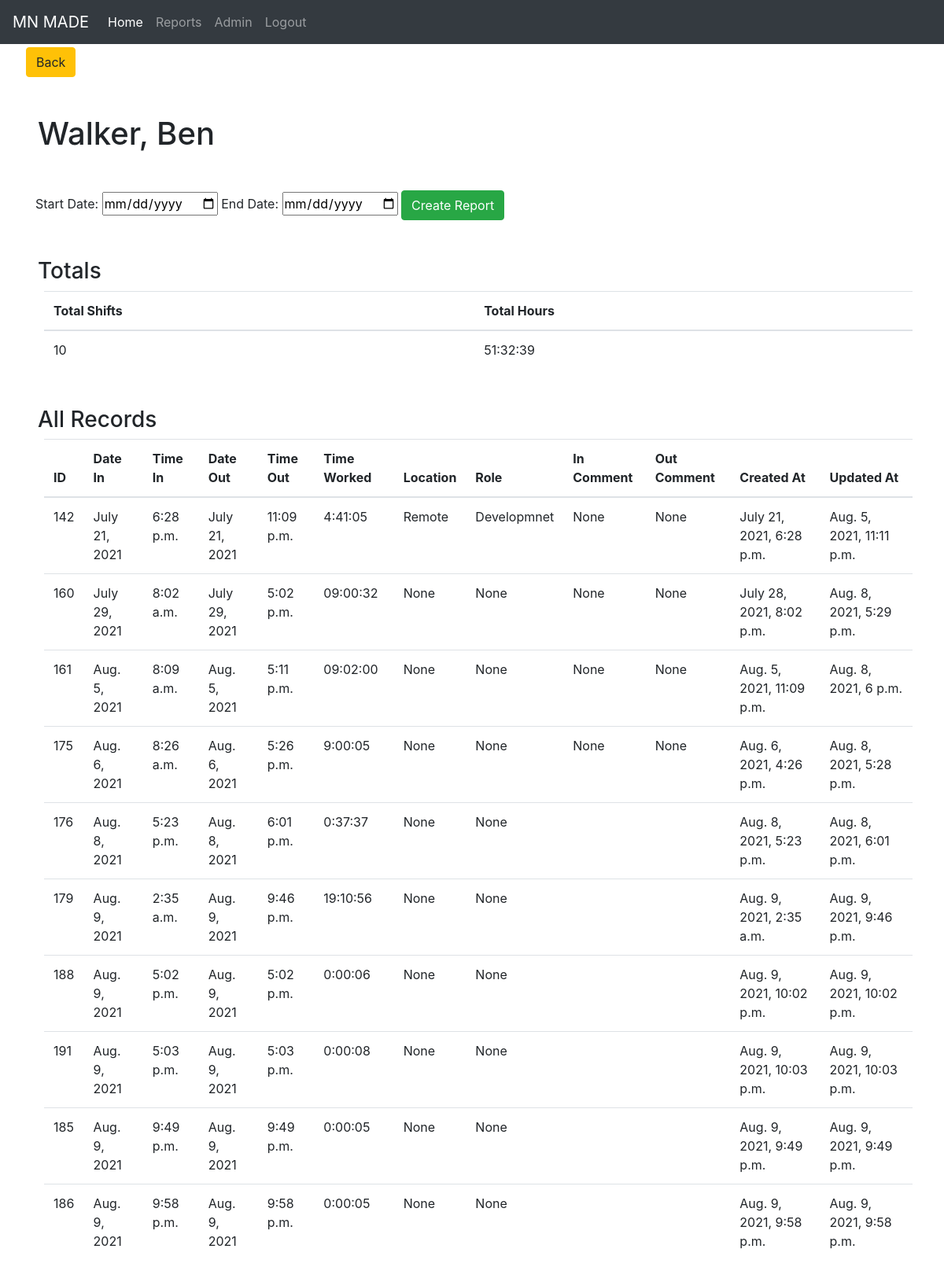
Page /reports/22 (signed in) on the committed database.
### frontend/models.py (models this page shows, shortened)
class Employee(models.Model):
    first_name=models.CharField(max_length=50)
    last_name=models.CharField(max_length=50)
    is_active=models.BooleanField(default=False)
    location=models.CharField(max_length=255, default="Not Provided")
    role=models.CharField(max_length=255, default="Not Provide")
    objects=EmployeeManager()
    created_at=models.DateTimeField(auto_now_add=True)
    updated_at=models.DateTimeField(auto_now=True)
    class Meta:
        ordering = (
            'last_name',
            'first_name',
            'is_active',
            'location',
            'role'
        )

class ClockSystem(models.Model):
    employee=models.ForeignKey(Employee, related_name="clockSystem", on_delete=models.CASCADE)
    location=models.CharField(max_length=60, null=True, default="None")
    role=models.CharField(max_length=80, null=True, default="None")
    time_worked=models.CharField(max_length=255, null=True)
    in_comment=models.TextField(null=True, default="None")
    out_comment=models.TextField(null=True, default="None")
    date_in=models.DateField(null=True)
    date_out=models.DateField(null=True)
    clocked_in_at=models.TimeField()
    clocked_out_at=models.TimeField(null=True)
    objects=ClockSystemManager()
    created_at=models.DateTimeField(auto_now_add=True)
    updated_at=models.DateTimeField(auto_now=True)
    class Meta:
        ordering = (
            'employee',
            'date_in',
            'date_out',
            'clocked_in_at',
            'clocked_out_at',
            'location',
            'role',
            'time_worked',
            'in_comment',
            'out_comment',
        )

### reports/views.py (the view)
def employee_report(request, employee_id):
    if 'user_id' not in request.session:
        return redirect('/')
    context = {
        'e': Employee.objects.get(id=employee_id),
        'all_clockins': ClockSystem.objects.filter(employee=employee_id),
        'total_time_worked': "",
        'days_worked': ""
    }
    now = datetime.datetime.now()
    datetimeFormat = '%H:%M:%S'
    timeList = []
    for data in context['all_clockins']:
        if not data.date_out:
            time_out = now.strftime("%H:%M:%S")
            dt_1 = str(data.date_in) + ' ' + str(data.clocked_in_at)
            dt_2 = str(now.strftime("%Y-%m-%d")) + ' ' + str(now.strftime("%H:%M:%S"))
            datetimeFormat = '%Y-%m-%d %H:%M:%S'
            diff = datetime.datetime.strptime(dt_2, datetimeFormat) - datetime.datetime.strptime(dt_1, datetimeFormat)
            timeList.append(str(diff))
        else:
            timeList.append(data.time_worked)
    totalSecs = 0
    for tm in timeList:
        timeParts = [int(s) for s in tm.split(':')]
        totalSecs += (timeParts[0] * 60 + timeParts[1]) * 60 + timeParts[2]
    totalSecs, sec = divmod(totalSecs, 60)
    hr, min = divmod(totalSecs, 60)
    total_time_worked = "%d:%02d:%02d" % (hr, min, sec)
    context['total_time_worked'] = total_time_worked
    days_worked = str(len(context['all_clockins']))
    context['days_worked'] = days_worked
    return render(request, 'employee-report.html', context)

### reports/templates/employee-report.html (shortened to what this page needs)
<!DOCTYPE html>
<html lang="en">
    <head>
        {% load static %}
        <link rel="stylesheet" href="https://maxcdn.bootstrapcdn.com/bootstrap/4.0.0/css/bootstrap.min.css">
        <Link rel="stylesheet" href="{% static 'css/style.css' %}" />
    </head>
    <body>
        <div class="reports">
            <nav class="navbar navbar-expand-lg navbar-dark bg-dark">
                <a class="navbar-brand" href="#">MN MADE</a>
                <div class="collapse navbar-collapse" id="navbarNavAltMarkup">
                    <div class="navbar-nav">
                        <a class="nav-item nav-link active" href="/dashboard">Home <span class="sr-only">(current)</span></a>
                        <a class="nav-item nav-link" href="/reports">Reports</a>
                        <a class="nav-item nav-link" href="/admin">Admin</a>
                        <a class="nav-item nav-link" href="/logout">Logout</a>
                    </div>
                </div>
            </nav>
            <div class="row">
                <a href="/reports" class="btn btn-warning ml-5 mt-1">Back</a>
            </div>
            <h1 class="m-5">{{ e.last_name }}, {{ e.first_name }}</h1>
            <div class="container mt-5">
                <div class="report-filter">
                    <form class="form" action="/reports/{{ e.id }}/process-report" method="POST">
                        <label for="start_date">Start Date: </label>
                        <input type="date" name="start_date" value="start_date" />
                        <label for="end_date">End Date: </label>
                        <input type="date" name="end_date" value="end_date" />
                        <button class="btn btn-success" type="submit">Create Report</button>
                    </form>
                </div>
            </div>
            <section class="totals m-5">
                <h3>Totals</h3>
                <table class="table m-2">
                    <thead>
                        <th>Total Shifts</th>
                        <th>Total Hours</th>
                    </thead>
                    <tbody>
                        <td>{{ days_worked }}</td>
                        <td>{{ total_time_worked }}</td>
                </table>
            </section>
            <section class="data-sec m-5">
                <h3>All Records</h3>
                <table class="table m-2">
                    <thead>
                        <th>ID</th>
                        <th>Date In</th>
                        <th>Time In</th>
                        <th>Date Out</th>
                        <th>Time Out</th>
                        <th>Time Worked</th>
                        <th>Location</th>
                        <th>Role</th>
                        <th>In Comment</th>
                        <th>Out Comment</th>
                        <th>Created At</th>
                        <th>Updated At</th>
                    </thead>
                    <tbody>
                        {% for res in all_clockins %}
                            <tr>
                                <td>{{ res.id }}</td>
                                <td>{{ res.date_in }}</td>
                                <td>{{ res.clocked_in_at }}
                                <td>{{ res.date_out }}</td>
                                <td>{{ res.clocked_out_at }}</td>
                                <td>{{ res.time_worked }}</td>
                                <td>{{ res.location }}</td>
                                <td>{{ res.role }}</td>
                                <td>{{ res.in_comment }}</td>
                                <td>{{ res.out_comment }}</td>
                                <td>{{ res.created_at }}</td>
                                <td>{{ res.updated_at }}</td>
                            </tr>
                        {% endfor %}
                    </tbody>
                </table>
            </section>
        </div>
    </body>
</html>

### frontend/static/css/style.css (style rules this page uses)
* { margin: 0px; padding: 0px; }
.nav-link { color: white; }

### rows in the picture
Employee: last_name "Walker", first_name "Ben"
ClockSystem: id "142", date_in "July 21, 2021", clocked_in_at "6:28 p.m.", date_out "July 21, 2021", clocked_out_at "11:09 p.m.", time_worked "4:41:05", location "Remote", role "Developmnet", in_comment "None", out_comment "None", created_at "July 21, 2021, 6:28 p.m.", updated_at "Aug. 5, 2021, 11:11 p.m."
ClockSystem: id "160", date_in "July 29, 2021", clocked_in_at "8:02 a.m.", date_out "July 29, 2021", clocked_out_at "5:02 p.m.", time_worked "09:00:32", location "None", role "None", in_comment "None", out_comment "None", created_at "July 28, 2021, 8:02 p.m.", updated_at "Aug. 8, 2021, 5:29 p.m."
ClockSystem: id "161", date_in "Aug. 5, 2021", clocked_in_at "8:09 a.m.", date_out "Aug. 5, 2021", clocked_out_at "5:11 p.m.", time_worked "09:02:00", location "None", role "None", in_comment "None", out_comment "None", created_at "Aug. 5, 2021, 11:09 p.m.", updated_at "Aug. 8, 2021, 6 p.m."
ClockSystem: id "175", date_in "Aug. 6, 2021", clocked_in_at "8:26 a.m.", date_out "Aug. 6, 2021", clocked_out_at "5:26 p.m.", time_worked "9:00:05", location "None", role "None", in_comment "None", out_comment "None", created_at "Aug. 6, 2021, 4:26 p.m.", updated_at "Aug. 8, 2021, 5:28 p.m."
ClockSystem: id "176", date_in "Aug. 8, 2021", clocked_in_at "5:23 p.m.", date_out "Aug. 8, 2021", clocked_out_at "6:01 p.m.", time_worked "0:37:37", location "None", role "None", created_at "Aug. 8, 2021, 5:23 p.m.", updated_at "Aug. 8, 2021, 6:01 p.m."
ClockSystem: id "179", date_in "Aug. 9, 2021", clocked_in_at "2:35 a.m.", date_out "Aug. 9, 2021", clocked_out_at "9:46 p.m.", time_worked "19:10:56", location "None", role "None", created_at "Aug. 9, 2021, 2:35 a.m.", updated_at "Aug. 9, 2021, 9:46 p.m."
ClockSystem: id "188", date_in "Aug. 9, 2021", clocked_in_at "5:02 p.m.", date_out "Aug. 9, 2021", clocked_out_at "5:02 p.m.", time_worked "0:00:06", location "None", role "None", created_at "Aug. 9, 2021, 10:02 p.m.", updated_at "Aug. 9, 2021, 10:02 p.m."
ClockSystem: id "191", date_in "Aug. 9, 2021", clocked_in_at "5:03 p.m.", date_out "Aug. 9, 2021", clocked_out_at "5:03 p.m.", time_worked "0:00:08", location "None", role "None", created_at "Aug. 9, 2021, 10:03 p.m.", updated_at "Aug. 9, 2021, 10:03 p.m."
ClockSystem: id "185", date_in "Aug. 9, 2021", clocked_in_at "9:49 p.m.", date_out "Aug. 9, 2021", clocked_out_at "9:49 p.m.", time_worked "0:00:05", location "None", role "None", created_at "Aug. 9, 2021, 9:49 p.m.", updated_at "Aug. 9, 2021, 9:49 p.m."
ClockSystem: id "186", date_in "Aug. 9, 2021", clocked_in_at "9:58 p.m.", date_out "Aug. 9, 2021", clocked_out_at "9:58 p.m.", time_worked "0:00:05", location "None", role "None", created_at "Aug. 9, 2021, 9:58 p.m.", updated_at "Aug. 9, 2021, 9:58 p.m."

### other values in the picture
{{ days_worked }} "10"
{{ total_time_worked }} "51:32:39"
